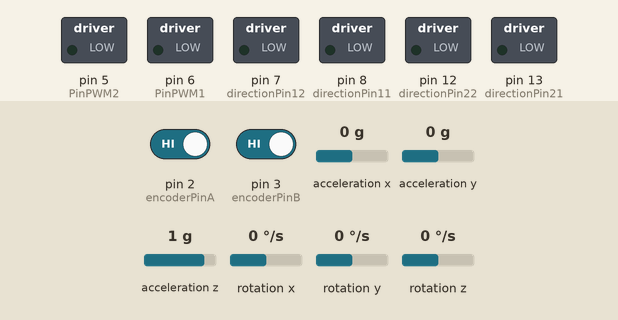
A sketch run on a simulated Arduino Uno, built with avr-gcc and run on an emulated ATmega328P. Shown: switched loads named in the sketch (green lamp = pin HIGH). The test bench sets the inputs (shaded band); at power-on: pin 2 (encoderPinA) HIGH, pin 3 (encoderPinB) HIGH, acceleration x 0 g, acceleration y 0 g, acceleration z 1 g, rotation x 0 °/s, rotation y 0 °/s, rotation z 0 °/s. The ROS host is connected and sends only what is stated.

Above: at 0.1 s.
At 2.1 s:
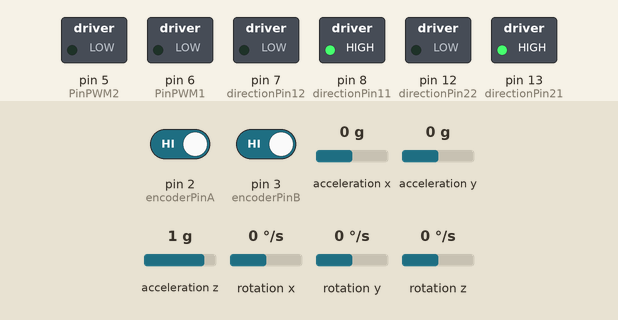
Timing chart, 0 to 3.6 s (numbered marks = the images above):
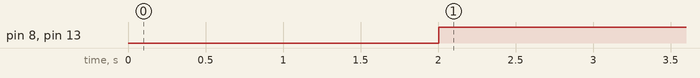

The sketch:

robot_ino.ino
```cpp
#include <ros.h>
#include <ros/time.h>
#include <std_msgs/Int32.h>
#include <geometry_msgs/Pose2D.h>
#include<geometry_msgs/Vector3.h>
#include "Wire.h"
#include<MPU6050_light.h>
#include <PID_v1.h>
#include<math.h>

int x;

ros::NodeHandle nh;
geometry_msgs::Pose2D pos;
geometry_msgs::Vector3 vel;

ros::Publisher pub("/actual_position", &pos);


void messageCb( const geometry_msgs::Vector3 &V){
  vel=V;
}
ros::Subscriber<geometry_msgs::Vector3> sub("/desired_velocity", &messageCb);

std_msgs::Int32 msg2;
ros::Publisher pub2("/outout", &msg2);


// left motor = 1
// right motor = 2
int i =0;
int max_iter = 1000;

// Gyro parameters
float w_gyro_old = 0 ;
float sampleTimeGyro = 10 ;
float old_angleX = 0;
//

//left encoder = A
//right encoder = b
const int encoderPinA = 2;
const int encoderPinB = 3;
const int directionPin11 = 8;
const int directionPin12 = 7;
const int PinPWM1 = 6;
const int directionPin21 = 13;
const int directionPin22 = 12;
const int PinPWM2 = 5;

int currentTick1 = 0;
int currentTick2 = 0;
int prevticks1 = 0;
int prevticks2 = 0;
double ticksPerSec1, ticksPerSec2;

unsigned int SampleTime =1000;
unsigned int PIDSampleTime = 10;
unsigned int oldTime=0;
double d= 4.46e-4; //Ticks into meters

MPU6050 mpu(Wire);

//initial position
//double x = 0;  //initialise x
//double y = 0;  //initialise y

double error1 = 0;
double command1 =0;
double error2 = 0;
double command2 =0;

//Specify the links and initial tuning parameters
double Kp1=2000, Ki1=0.5, Kd1=0;
double Kp2=2000, Ki2=0.5, Kd2=0;

double Vl,Vr;
double Vlopt=0, Vropt=0;

PID myPID1(&Vl, &command1, &Vlopt, Kp1, Ki1, Kd1, DIRECT);
PID myPID2(&Vr, &command2, &Vropt, Kp2, Ki2, Kd2, DIRECT);


void doEncoderA();
void doEncoderB();


void setup() {
Serial.begin(9600);

//setting ros

nh.initNode();
nh.advertise(pub);
nh.subscribe(sub);


// setting gyro

Wire.begin();
byte status = mpu.begin();
while(status!=0){ } // stop everything if could not connect to MPU6050
delay(1000);
mpu.calcOffsets(true,true); // gyro and accelero

// setting motors and encoders

pinMode( directionPin11, OUTPUT);
pinMode( directionPin21, OUTPUT);
pinMode( PinPWM1, OUTPUT);
pinMode( directionPin12, OUTPUT);
pinMode( directionPin22, OUTPUT);
pinMode( PinPWM2, OUTPUT);

pinMode(encoderPinA, INPUT); //sorties encodeur
pinMode(encoderPinB, INPUT);
digitalWrite(encoderPinA, HIGH); // Resistance interne arduino ON
digitalWrite(encoderPinB, HIGH); // Resistance interne arduino ON

attachInterrupt(digitalPinToInterrupt(encoderPinA), doEncoderA, RISING);
attachInterrupt(digitalPinToInterrupt(encoderPinB), doEncoderB, RISING);

myPID1.SetOutputLimits(0,255);
myPID1.SetSampleTime(PIDSampleTime);
myPID1.SetMode(AUTOMATIC);

myPID2.SetOutputLimits(0,255);
myPID2.SetSampleTime(PIDSampleTime);
myPID2.SetMode(AUTOMATIC);
}
void Run1(int power);
void Run2(int power);
float angleX();
void speed(int prevnbTicks1, int prevnbTicks2,double* diffpos1,double* diffpos2);


void loop() {


while(i <= max_iter){


        unsigned int newTime = millis();
        mpu.update();
       if ((newTime-oldTime) >= SampleTime){

            double theta =angleX(sampleTimeGyro, old_angleX)/180*M_PI;
            double dleft = (currentTick1-prevticks1) * d;
            double dright = (currentTick2-prevticks1) * d;
            double deltaX = (1/2)*(dleft + dright)*cos(theta);
            double deltaY = (1/2)*(dleft + dright)*sin(theta);
            double x = x + deltaX;      //odometry of x
            double y = y + deltaY;      // odometry of y
            pos.x= x;
            pos.y= y;
            pos.theta= theta;

            pub.publish(&pos);
            nh.spinOnce();

            speed(prevticks1, prevticks2, &Vl, &Vr);
            Vlopt = vel.x;
            Vropt = vel.y;

            myPID1.Compute();
            myPID2.Compute();

            Run1(command1);
            Run2(command2);


            oldTime = newTime;
            i++;
        }
 }
//delay(1000);
}
 void doEncoderA() {
  if ( Vlopt >= 0)  currentTick1 += 1;
  else currentTick1 -= 1;
}
void doEncoderB()
{
  if ( Vropt >= 0)  currentTick2 +=1 ;
  else    currentTick2 -=1 ;
}

void Run1( int power ){
 if (power > 0) {
   digitalWrite( directionPin11, LOW );
   digitalWrite( directionPin12, HIGH );
   analogWrite(PinPWM1, power);
 }
 else {
   digitalWrite( directionPin11, HIGH );
   digitalWrite( directionPin12, LOW );
   analogWrite(PinPWM1, -power);
 }
}
void Run2( int power ){
 if (power > 0) {
   digitalWrite( directionPin21, LOW );
   digitalWrite( directionPin22, HIGH );
   analogWrite(PinPWM2, power);
 }
 else {
   digitalWrite( directionPin21, HIGH );
   digitalWrite( directionPin22, LOW );
   analogWrite(PinPWM2, -power);
 }
}
void speed(int prevnbTicks1, int prevnbTicks2,double* diffpos1,double* diffpos2){

    *diffpos1 = d*1000*(currentTick1 - prevnbTicks1)/(SampleTime);
    *diffpos2 = d*1000*(currentTick2 - prevnbTicks2)/(SampleTime);

}

float angleX(int sampleTimeGyro,float old_angleX){
   float w_gyro_new = mpu.getGyroX();
   float new_angleX = (sampleTimeGyro*w_gyro_new)/1000 + old_angleX ;
   float mapped_angle = map(new_angleX,-100,100,-180,180);
   old_angleX = new_angleX ;
   return mapped_angle ;
 }
```

Measured:
- by itself, pin 8 (directionPin11), pin 13 (directionPin21): LOW → HIGH at 2.0 s
